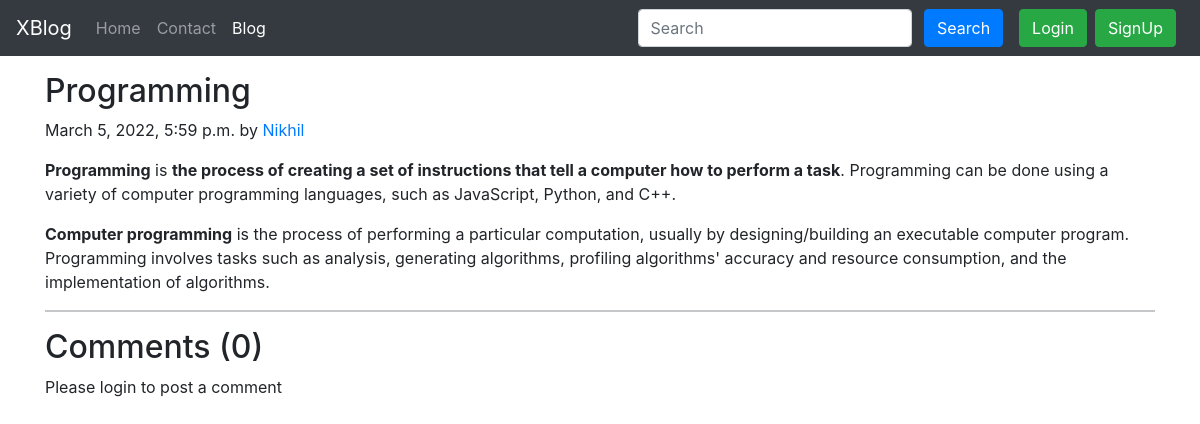
Screenshot of /Blog/programming with the database file from the repository.
### Blog/models.py (models this page shows, shortened)
class Post(models.Model):
    sno=models.AutoField(primary_key=True)
    title=models.CharField(max_length=255)
    author=models.CharField(max_length=50)
    slug=models.CharField(max_length=130)
    timeStamp=models.DateTimeField(blank=True)
    content=models.TextField()
    image = models.FileField(upload_to = 'image/', blank=True, null=True )

### Blog/views.py (the view)
# urls.py: path('<str:slug>', views.blogPost, name="blogPost"),
def blogPost(request, slug):
    post=Post.objects.filter(slug=slug).first()
    comments= BlogComment.objects.filter(post=post, parent=None)
    replies= BlogComment.objects.filter(post=post).exclude(parent=None)
    replyDict={}
    for reply in replies:
        if reply.parent.sno not in replyDict.keys():
            replyDict[reply.parent.sno]=[reply]
        else:
            replyDict[reply.parent.sno].append(reply)
    context={'post':post, 'comments': comments, 'user': request.user, 'replyDict': replyDict}
    return render(request, "Blog/BlogPost.html", context)

### templates/Blog/BlogPost.html (shortened to what this page needs)
{% extends 'base.html' %}
{% block blogsactive %} active {% endblock %}
{% block body %}
{% load static %}
{% load humanize %}
{% load extras %}
<div class="container my-3">
    <h2 class="blog-post-title">{{post.title}}</h2>
    <p class="blog-post-meta ">{{post.timeStamp}} by <a href="#">{{post.author}}</a></p>
    <p>{{post.content|safe}}</p>
    <hr>
</div>
<div class="container">
    <h2> Comments ({{comments.count}}) </h2>
    <div class="my-2">
        {% if user.is_authenticated %}
        <form action="/Blog/postComment" method="post">
            {% csrf_token %}
            <div class="form-group">
                <label for="exampleInputEmail1">Post Comment </label>
                <input type="text" class="form-control" id="comment" name="comment" placeholder="Enter comment here">
            </div>
            <input type="hidden" name="postSno" id="postSno"  value="{{post.sno}}">
            <input type="hidden" name="parentSno" id= "parentSno" value="">
            <button type="submit" class="btn btn-primary">Submit</button>
        </form>
        {% else %}
        Please login to post a comment
        {% endif %}
    </div>
</div>
{% endblock %}

### rows the page displays
Post: title "Programming", timeStamp "March 5, 2022, 5:59 p.m.", author "Nikhil", content "Programming is the process of creating a set of instructions that tell a computer how to perform a task . Programming can be done using a variety of computer programming languages, such as JavaScript, Python, and C++. Computer programming is the process of performing a particular computation, usually by designing/building an executable computer program. Programming involves tasks such as analysis, generating algorithms, profiling algorithms' accuracy and resource consumption, and the implementation of algorithms."

### other values shown
{{ comments.count }} "0"
